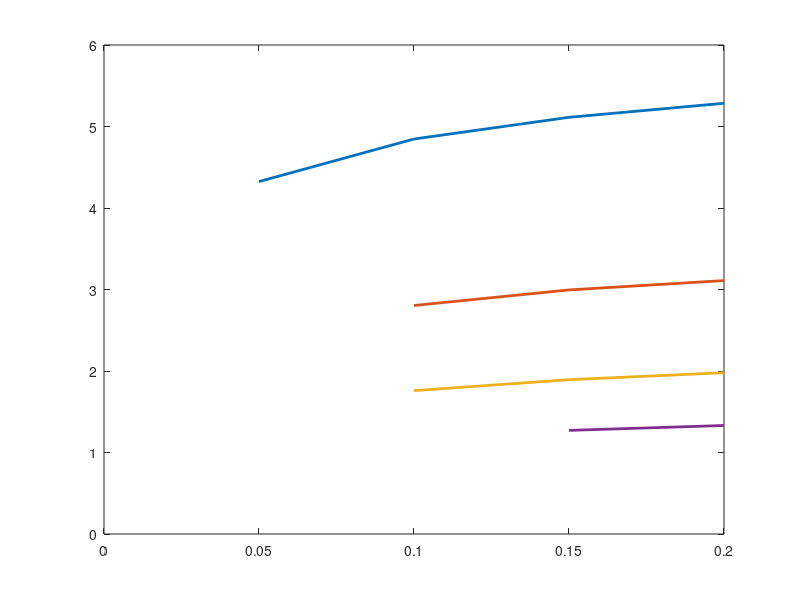

The MATLAB script that drew this image:
%% RAHUL GOYAL LAB5
% ME 328 Fall 2018 - Lab Assignment #5
%
% *Author:* RAHUL GOYAL
%
% California Polytechnic State University, San Luis Obispo, CA
%
% *Date Created:* December 04, 2018
%
% *Date Modified:* December 11, 2018
%
% *Description:*
% The critical section for fatigue failure on a shaft has been determined
% to be the location of the notch radius. To aid in the design of the shaft
% generate curves showing the effect on the factor of safety of varying the
% diameter of the stepped down portion, d, and the radius of the notch, r.



%% Reset
close all;
clear all;
clc;



%% Constants / Given Values

D_d = [1.25, 1.5, 1.75, 2.0, 2.25, 2.5];
r_d = [0.05, 0.10, 0.15, 0.20];



%% Input Parameters

D = 3;                          %
L = 5;                          %
a = 10;                         % 
P_a = 0.75;                     % (kips)
P_m = 1.5;                      % (kips)

S_ut = 210;                     % Strength, ultimate (ksi)
S_y  = 180;                     % Strength, yield (ksi)

% k_a = 1.34*S_ut^-0.085;         % Surface Factor (ground)
k_a = 2.70*S_ut^-0.265;         % Surface Factor (machined)



%% Analysis

% Create factor of safety matrix
FOS = zeros(length(D_d), length(r_d));

S_ep = S_ut / 2;                % Endurance Limit Prime
if S_ep > 100
    S_ep = 100;
end

k_c = 1;                        % Loading Factor
k_d = 1;                        % Temperature Factor
k_e = 1;                        % Reliability Factor

for i = 1:length(D_d)
    d = D / D_d(i);
    
    % Size Factor (k_b)
    if (0.11 <= d) && (d <= 2)
        k_b = (d/0.3)^-0.107;
    elseif (0.2 < d) && (d <= 10)
        k_b = 0.91*d^-0.157;
    else
        k_b = 0;
        disp("Stepped-down diameter out of range for k_b calculation!");
        disp("The stepped-down diameter is: " + d);
    end
    
    % Enduance Limit
    S_e = S_ep * k_a * k_b * k_c * k_d * k_e;
    
    % Alternating Stress
    % Stress from Bending (M * c / I)
    sigma_a = (P_a*L) * (d/2) / (pi/4*(d/2)^4);
    % Stress from Torsion (T * r / J)
    tau_a = (P_a*a) * (d/2) / (pi/2*(d/2)^4);
    % Alternating Stress Prime
    % Changes with notch radius, calculated below.

    % Mean Stress
    % Stress from Bending (M * c / I)
    sigma_m = (P_m*L) * (d/2) / (pi/4*(d/2)^4);
    % Stress from Torsion (T * r / J)
    tau_m = (P_m*a) * (d/2) / (pi/2*(d/2)^4);
    % Mean Stress Prime
    sigma_mp = sqrt(sigma_m^2 + 3*tau_m^2);
    
    % Miscellaneous Factors (k_f)
    h = (D - d) / 2;
    for j = 1:length(r_d)
        r = r_d(j) * d;
        
        % Stress Concentration Factor
        % Bending
        if (0.1 <= h/r) && (h/r <= 2.0)
            C_1 =  0.947 + 1.206*sqrt(h/r) - 0.131*h/r;
            C_2 =  0.022 - 3.405*sqrt(h/r) + 0.915*h/r;
            C_3 =  0.869 + 1.777*sqrt(h/r) - 0.555*h/r;
            C_4 = -0.810 + 0.422*sqrt(h/r) - 0.260*h/r;
            k_t = C_1 + C_2*(2*h/D) + C_3*(2*h/D)^2 + C_4*(2*h/D)^3;
        elseif (2.0 < h/r) && (h/r <= 20.0)
            C_1 =  1.232 + 0.832*sqrt(h/r) - 0.008*h/r;
            C_2 = -3.813 + 0.968*sqrt(h/r) - 0.260*h/r;
            C_3 =  7.423 - 4.868*sqrt(h/r) + 0.869*h/r;
            C_4 = -3.839 + 3.070*sqrt(h/r) - 0.600*h/r;
            k_t = C_1 + C_2*(2*h/D) + C_3*(2*h/D)^2 + C_4*(2*h/D)^3;            
        else
            k_t = 0;            
            disp("h/r ratio out of range for k_t calculation!");
            disp("The h/r ratio is: " + h/r);
        end
        
        % Torsion
        if (0.25 <= h/r) && (h/r <= 4.0)
            C_1 =  0.905 + 0.783*sqrt(h/r) - 0.075*h/r;
            C_2 = -0.437 - 1.969*sqrt(h/r) + 0.553*h/r;
            C_3 =  1.557 + 1.073*sqrt(h/r) - 0.578*h/r;
            C_4 = -1.061 + 0.171*sqrt(h/r) + 0.086*h/r;
            k_ts = C_1 + C_2*(2*h/D) + C_3*(2*h/D)^2 + C_4*(2*h/D)^3;
%         elseif h/r > 4.0
%             C_1 =  0.905 + 0.783*sqrt(h/r) - 0.075*h/r;
%             C_2 = -0.437 - 1.969*sqrt(h/r) + 0.553*h/r;
%             C_3 =  1.557 + 1.073*sqrt(h/r) - 0.578*h/r;
%             C_4 = -1.061 + 0.171*sqrt(h/r) + 0.086*h/r;
%             k_ts = C_1 + C_2*(2*h/D) + C_3*(2*h/D)^2 + C_4*(2*h/D)^3;
        else
            k_ts = 0;            
            disp("h/r ratio out of range for k_ts calculation!");
            disp("The h/r ratio is: " + h/r);
        end
        
        % Notch Sensitivity
        % Bending
        sqrt_a = 0.246 - 3.08E-3*S_ut + 1.51E-5*S_ut^2 - 2.67E-8*S_ut^3;
        q = 1 / (1 + sqrt_a/sqrt(r));
        if k_t
            k_f = q*(k_t - 1) + 1;
        else
            k_f = 0;
        end
        % Torsion
        sqrt_as = 0.190 - 2.51E-3*S_ut + 1.35E-5*S_ut^2 - 2.67E-8*S_ut^3;
        qs = 1 / (1 + sqrt_as/sqrt(r));
        if k_ts
            k_fs = qs*(k_ts - 1) + 1;
        else
            k_fs = 0;
        end
        
        % Alternating Stress Prime
        sigma_ap = sqrt((k_f*sigma_a)^2 + 3*(k_fs*tau_a)^2);
        
        % Factor of Safety (Modified Goodman)
        if k_b && k_f && k_fs
            FOS_MG = (sigma_ap/S_e + sigma_mp/S_ut)^-1;
        else
            FOS_MG = 0;
        end
        
        % Factor of Safety (Langer Static Yield)
        FOS_LSY = S_y / (sigma_ap + sigma_mp);
        
        % Factor of Safety
        FOS(i, j) = min(FOS_MG, FOS_LSY);
        if ~FOS(i, j)
            FOS(i, j) = NaN;
        end
        
    end
end

% Plot
plot(r_d, FOS, 'LineWidth', 2);